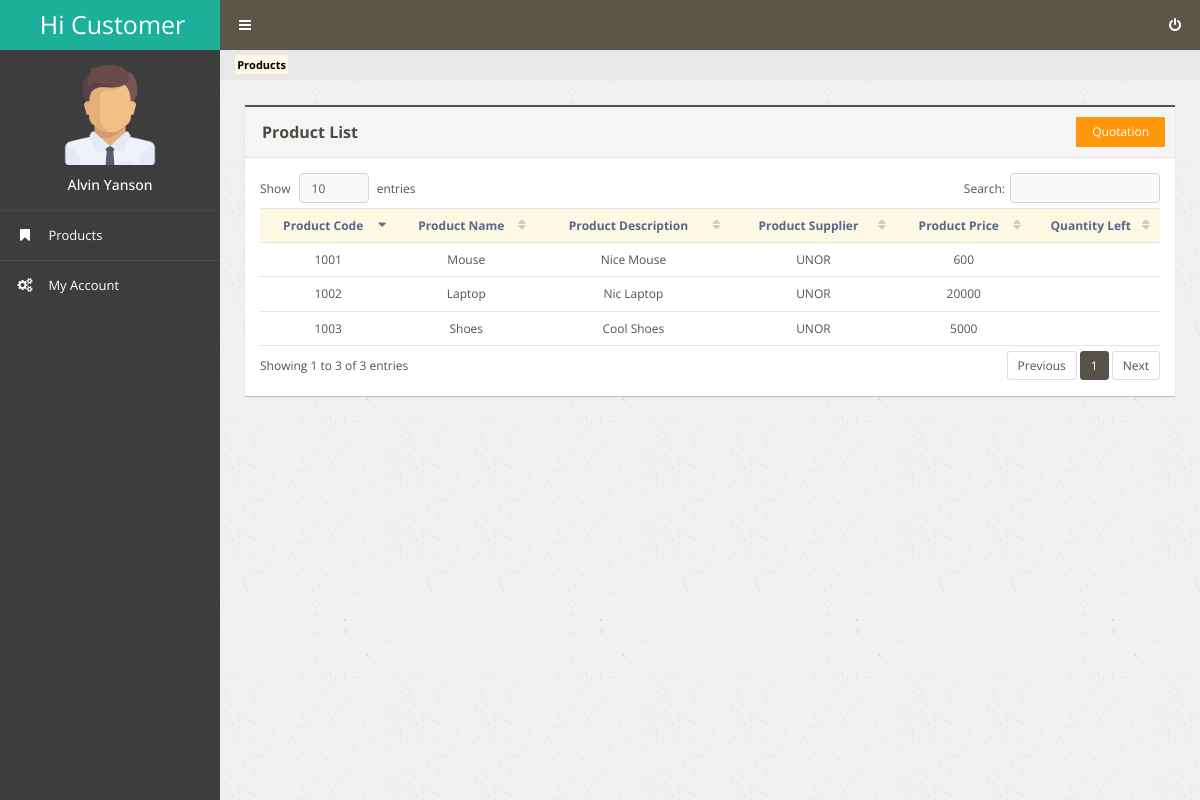
Screenshot of /home.php (signed in) with the database file from the repository.
### tables this page shows
CREATE TABLE IF NOT EXISTS `users` (
  `user_id` int(10) NOT NULL AUTO_INCREMENT,
  `fullname` varchar(20) NOT NULL,
  `contact_no` varchar(20) NOT NULL,
  `username` varchar(20) NOT NULL,
  `password` varchar(20) NOT NULL,
  `type` varchar(20) NOT NULL,
  `login` varchar(30) NOT NULL,
  PRIMARY KEY (`user_id`)
);

CREATE TABLE IF NOT EXISTS `products` (
  `product_id` int(10) NOT NULL AUTO_INCREMENT,
  `code` varchar(10) NOT NULL,
  `prod_name` varchar(20) NOT NULL,
  `description` varchar(20) NOT NULL,
  `supplier` varchar(20) NOT NULL,
  `price` varchar(10) NOT NULL,
  PRIMARY KEY (`product_id`)
);

### home.php (the view, shortened to what this page needs)
<!DOCTYPE html>
<html lang="en">
	<head>
		<link rel="stylesheet" type="text/css" id="theme" href="css/theme-brown.css" />
		<link rel="stylesheet" type="text/css" href="assets2/vendor/font-awesome/css/font-awesome.min.css" />
	</head>
	<body>
		<?php
		require 'config.php';
		$query = $conn->query("SELECT * FROM `users` WHERE `user_id` = $_SESSION[user_id]") or die(mysqli_error());
		$find = $query->fetch_array();
		?>
		<div class="page-container">
			<?php require 'require/customersidebar.php'?>
			<div class="page-content">
				<?php require 'require/header.php'?>
				<ul class="breadcrumb">
					<li class="active"><strong><mark>Products</mark></strong></li>
				</ul>
				<div class="page-content-wrap">
					<div class="panel-body list-group list-group-contacts scroll" style="height: 550px;">
						<div class="row">
							<div class="col-md-12">
								<div class="panel panel-primary">
									<div class="panel-heading">
										<h3 class="panel-title"><strong>Product List</strong></h3>
										<div class="btn-group pull-right">
											<div class="pull-left">
												<a href="quote.php?id=<?php echo $find['user_id']?>" class="btn btn-warning btn-md">Quotation</a>
											</div>
										</div>
									</div>
									<div class="panel-body">
										<table id="print" class="table datatable">
											<thead>
												<tr class="warning">
													<th><center>Product Code</center></th>
													<th><center>Product Name</center></th>
													<th><center>Product Description</center></th>
													<th><center>Product Supplier</center></th>
													<th><center>Product Price</center></th>
													<th><center>Quantity Left</center></th>
												</tr>
											</thead>
											<tbody>
												<?php
	require 'config.php';
			$query = $conn->query("SELECT * FROM `products` ORDER BY `product_id` DESC") or die(mysqli_error());
			while($fetch = $query->fetch_array()){
												?>
												<tr>
													<td><center><?php echo $fetch['code']?></center></td>
													<td><center><?php echo $fetch['prod_name']?></center></td>
													<td><center><?php echo $fetch['description']?></center></td>
													<td><center><?php echo $fetch['supplier']?></center></td>
													<td><center><?php echo $fetch['price']?></center></td>
													<td><center><?php echo $fetch['balance']?></center></td>
												</tr>
												<?php
			}
												?>
											</tbody>
										</table>
									</div>
								</div>
							</div>
						</div>
					</div>
				</div>
			</div>
		</div>
	</body>
</html>

### require/customersidebar.php (shortened to what this page needs)
<div class="page-sidebar">
	<ul class="x-navigation">
		<li class="xn-logo">
			<a href="home.php">Hi Customer</a>
		</li>
		<li class="xn-profile">
			<div class="profile">
				<div class="profile-image">
					<img src="assets2/img/boss.png" alt="BHTC-PMIS" />
				</div>
				<div class="profile-data">
					<div class="profile-data-name">
						<?php
						echo $find['fullname'];
						?>
					</div>
				</div>
			</div>
		</li>
		<li>
			<a href="home.php"><span class="fa fa-bookmark"></span> <span class="xn-text">Products</span></a>
		</li>
		<li>
			<a href="customeraccount.php"><span class="fa fa-gears"></span> <span class="xn-text">My Account</span></a>
		</li>
	</ul>
</div>

### rows the page displays
users: fullname "Alvin Yanson"
products: code "1003", prod_name "Shoes", description "Cool Shoes", supplier "UNOR", price "5000"
products: code "1002", prod_name "Laptop", description "Nic Laptop", supplier "UNOR", price "20000"
products: code "1001", prod_name "Mouse", description "Nice Mouse", supplier "UNOR", price "600"
